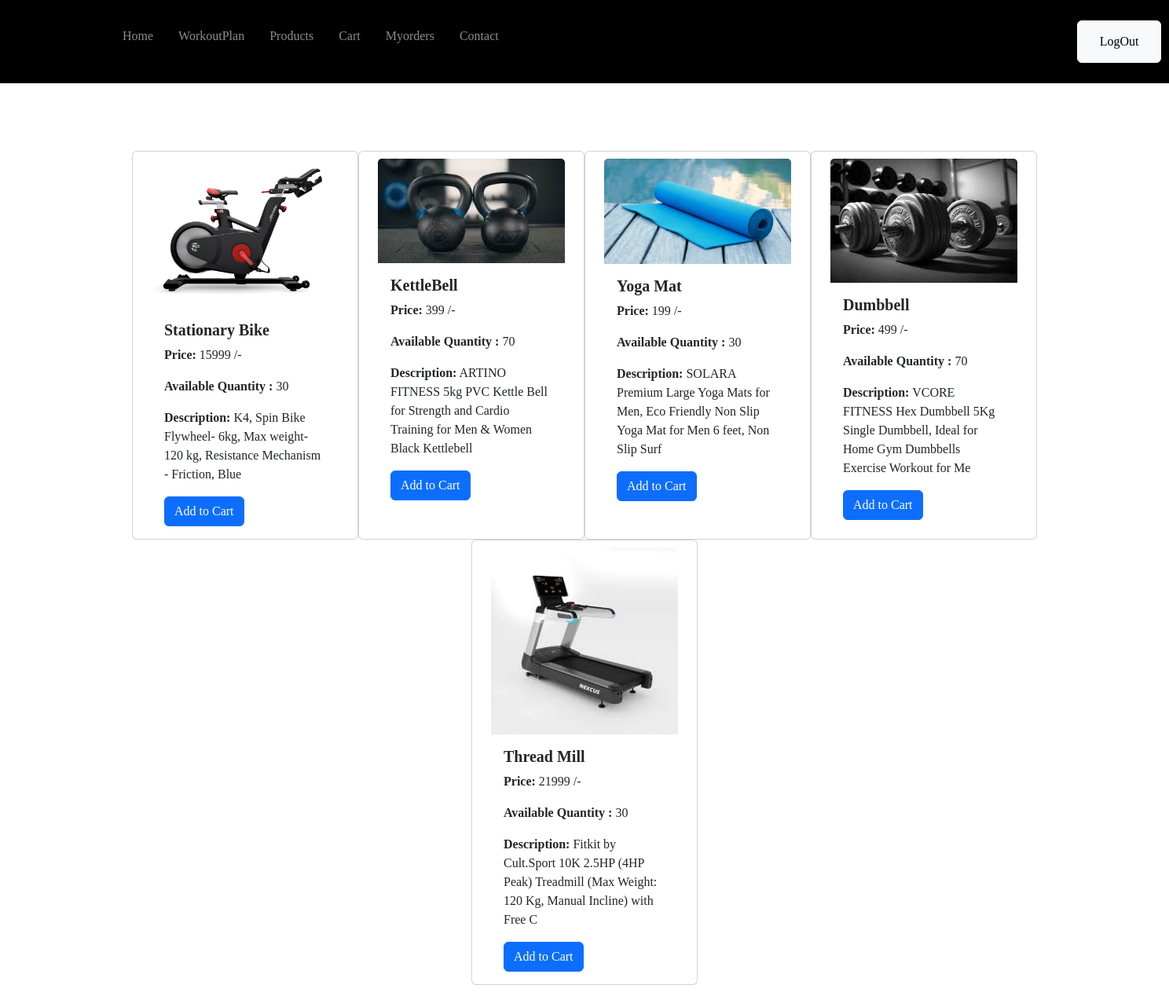
Screenshot of /prod/ (signed in) with the database file from the repository.
### ftapp/models.py (models this page shows)
class Product(models.Model):
	name = models.CharField(max_length=100)
	price = models.IntegerField(default=1)
	quantity = models.IntegerField(default=1)
	image = models.ImageField(upload_to='images/')
	desc = models.CharField(max_length=100)

### ftapp/views.py (the view)
# urls.py: path('prod/', views.prod, name='prod'),
def prod(request):
    cusname = request.session['name']
    products = Product.objects.all()
    cont={}
    request.session['cust']=cusname
    for modprod in products:
        if modprod.quantity == 0:
            cont={"cont":"Out Of Stock"}
            render(request,'products.html',cont)
    return render(request, 'products.html',{'products':products,'cusname':cusname,'cont':cont})

### templates/products.html (shortened to what this page needs)
<!DOCTYPE html>
<html lang="en">
    <head>
      <link href="https://cdn.jsdelivr.net/npm/bootstrap@5.3.2/dist/css/bootstrap.min.css" rel="stylesheet">
    </head>
<body>
    <div>
        <nav class="navbar navbar-expand-lg navbar-dark bg-black">
          <video width="140" height="90" autoplay loop muted>
            <source src="\media\videos\fh.mp4" type="video/mp4">
          </video>
          <div class="collapse navbar-collapse" id="navbarSupportedContent">
            <ul class="navbar-nav mr-auto">
              <li class="nav-item active">
                <a class="nav-link px-3" href="/">Home</a>
              </li>
              <li class="nav-item">
                <a class="nav-link px-3" href="/work">WorkoutPlan</a>
              </li>
              <li class="nav-item">
                <a class="nav-link px-3" href="#">Products</a>
              </li>
              <li class="nav-item">
                <a class="nav-link px-3" href="/cartg">Cart</a>
              </li>
              <li class="nav-item">
                <a class="nav-link px-3" href="/myorders">Myorders</a>
              </li>
              <li class="nav-item">
                <a class="nav-link px-3" href="/contact">Contact</a>
              </li>
              <li>
                <button class="btn btn-light" style="margin-left: 720px;"><a class="nav-link px-3" style="color: black;" href="/">LogOut</a></button>
              </li>
            </ul>
          </div>
        </nav>
        <h2 name="uname" id="uname" style="margin-right: 20px;color: white;float: right;font-family: 'Times New Roman', Times, serif;">User:{{cusname}}</h2>
    </div>
    <section class="py-5">
        <h3 align="center" style="color:white;font-style: italic;font-weight: bold;font-size: 25px;">Our Products</h3>
        <div style="width: fit-content;">
      <form method="post" action="{% url 'cart' %}">{% csrf_token %}
        <div id="prod" class="row gx-4 gx-lg-5 row-cols-2 row-cols-md-3 row-cols-xl-4 justify-content-center">
        {% for product in products %}
          <div class="card" style="width: 18rem;padding-top: 9px;">
              <img src="{{product.image.url}}" class="card-img-top" alt="...">
              <div class="card-body">
                <h5 class="card-title"><b>{{product.name}}</b></h5>
                <p class="card-text"><b>Price:</b> {{product.price}} /-</p>
                {% if product.quantity != 0 %}
                <p class="card-text"><b>Available Quantity :</b> {{product.quantity}}</p>
                <p class="card-text"><b>Description:</b> {{product.desc}}</p>
                <button name="prod_id" class="btn btn-primary" onclick="alertmsg()" value="{{product.id}}">Add to Cart</button>
                {% else %}
                  <p style="color: red;" class="card-text"><b>Available Quantity :</b> {{ cont.cont }}</p>
                  <p class="card-text"><b>Description:</b> {{product.desc}}</p>
                {% endif %}
              </div>
            </div><br>
          {% endfor %}
         </div>
         </form>
      </div>
      </section>
</body>
</html>

### templates/products.html (style rules this page uses)
body { margin: 0; padding: 0; overflow:scroll; background-image: url("\\media\\images\\homebg.avif"); background-size: cover; background-position: center; font-family: 'Times New Roman', Times, serif; }
#prod { margin-left: 30px; margin-right: 30px; }

### rows the page displays
Product: image (picture), name "Stationary Bike", price "15999", quantity "30", desc "K4, Spin Bike Flywheel- 6kg, Max weight- 120 kg, Resistance Mechanism - Friction, Blue", {{ product.id }} 1 (drawn)
Product: image (picture), name "KettleBell", price "399", quantity "70", desc "ARTINO FITNESS 5kg PVC Kettle Bell for Strength and Cardio Training for Men & Women Black Kettlebell", {{ product.id }} 2 (drawn)
Product: image (picture), name "Yoga Mat", price "199", quantity "30", desc "SOLARA Premium Large Yoga Mats for Men, Eco Friendly Non Slip Yoga Mat for Men 6 feet, Non Slip Surf", {{ product.id }} 3 (drawn)
Product: image (picture), name "Dumbbell", price "499", quantity "70", desc "VCORE FITNESS Hex Dumbbell 5Kg Single Dumbbell, Ideal for Home Gym Dumbbells Exercise Workout for Me", {{ product.id }} 4 (drawn)
Product: image (picture), name "Thread Mill", price "21999", quantity "30", desc "Fitkit by Cult.Sport 10K 2.5HP (4HP Peak) Treadmill (Max Weight: 120 Kg, Manual Incline) with Free C", {{ product.id }} 5 (drawn)
